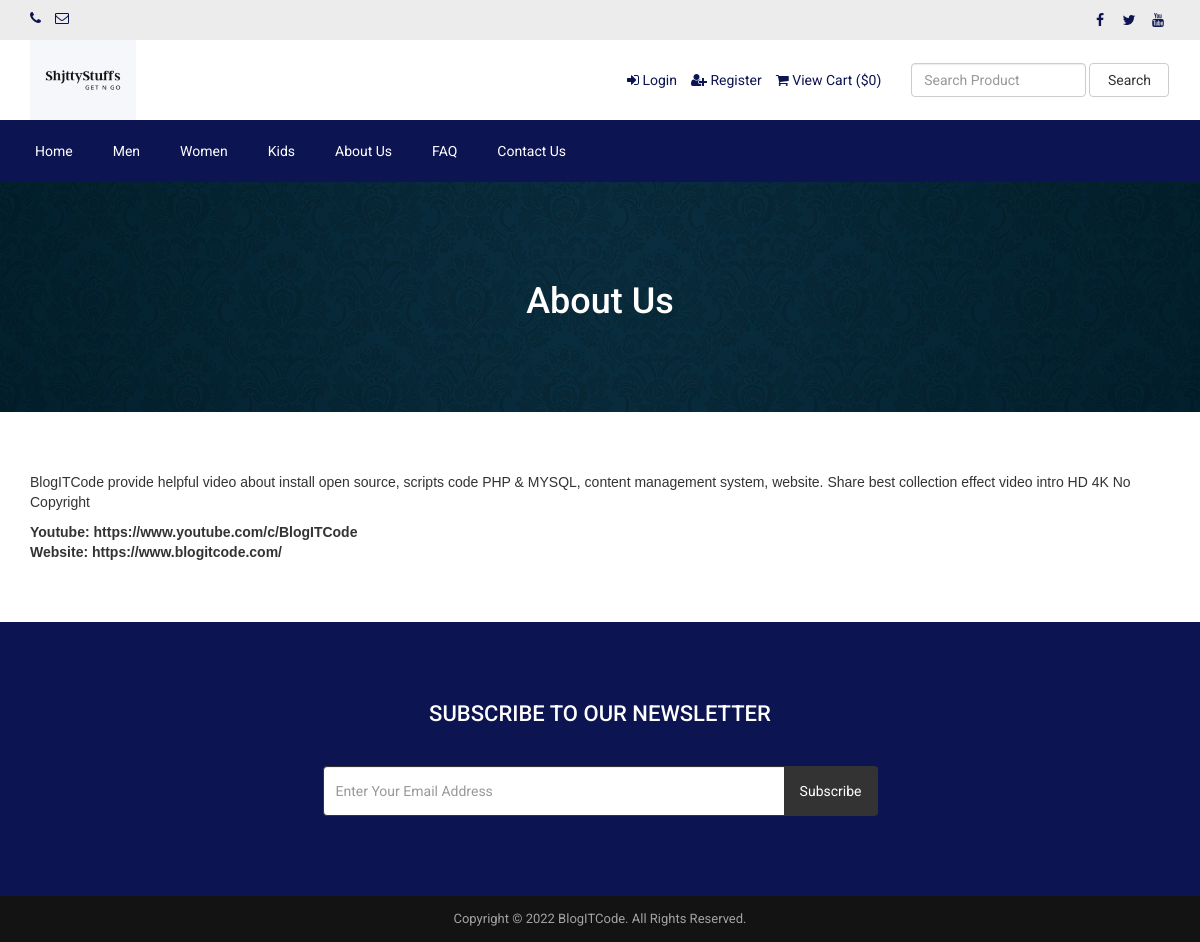
Screenshot of /about.php (signed in) with the database file from the repository.
### tables this page shows
CREATE TABLE `tbl_social` (
  `social_id` int NOT NULL,
  `social_name` varchar(30) NOT NULL,
  `social_url` varchar(255) NOT NULL,
  `social_icon` varchar(30) NOT NULL
);

CREATE TABLE `tbl_top_category` (
  `tcat_id` int NOT NULL,
  `tcat_name` varchar(255) NOT NULL,
  `show_on_menu` int NOT NULL
);

CREATE TABLE `tbl_page` (
  `id` int NOT NULL,
  `about_title` varchar(255) NOT NULL,
  `about_content` text NOT NULL,
  `about_banner` varchar(255) NOT NULL,
  `about_meta_title` varchar(255) NOT NULL,
  `about_meta_keyword` text NOT NULL,
  `about_meta_description` text NOT NULL,
  `faq_title` varchar(255) NOT NULL,
  `faq_banner` varchar(255) NOT NULL,
  `faq_meta_title` varchar(255) NOT NULL,
  `faq_meta_keyword` text NOT NULL,
  `faq_meta_description` text NOT NULL,
  `blog_title` varchar(255) NOT NULL,
  `blog_banner` varchar(255) NOT NULL,
  `blog_meta_title` varchar(255) NOT NULL,
  `blog_meta_keyword` text NOT NULL,
  `blog_meta_description` text NOT NULL,
  `contact_title` varchar(255) NOT NULL,
  `contact_banner` varchar(255) NOT NULL,
  `contact_meta_title` varchar(255) NOT NULL,
  `contact_meta_keyword` text NOT NULL,
  `contact_meta_description` text NOT NULL,
  `pgallery_title` varchar(255) NOT NULL,
  `pgallery_banner` varchar(255) NOT NULL,
  `pgallery_meta_title` varchar(255) NOT NULL,
  `pgallery_meta_keyword` text NOT NULL,
  `pgallery_meta_description` text NOT NULL,
  `vgallery_title` varchar(255) NOT NULL,
  `vgallery_banner` varchar(255) NOT NULL,
  `vgallery_meta_title` varchar(255) NOT NULL,
  `vgallery_meta_keyword` text NOT NULL,
  `vgallery_meta_description` text NOT NULL
);

CREATE TABLE `tbl_settings` (
  `id` int NOT NULL,
  `logo` varchar(255) NOT NULL,
  `favicon` varchar(255) NOT NULL,
  `footer_about` text NOT NULL,
  `footer_copyright` text NOT NULL,
  `contact_address` text NOT NULL,
  `contact_email` varchar(255) NOT NULL,
  `contact_phone` varchar(255) NOT NULL,
  `contact_fax` varchar(255) NOT NULL,
  `contact_map_iframe` text NOT NULL,
  `receive_email` varchar(255) NOT NULL,
  `receive_email_subject` varchar(255) NOT NULL,
  `receive_email_thank_you_message` text NOT NULL,
  `forget_password_message` text NOT NULL,
  `total_recent_post_footer` int NOT NULL,
  `total_popular_post_footer` int NOT NULL,
  `total_recent_post_sidebar` int NOT NULL,
  `total_popular_post_sidebar` int NOT NULL,
  `total_featured_product_home` int NOT NULL,
  `total_latest_product_home` int NOT NULL,
  `total_popular_product_home` int NOT NULL,
  `meta_title_home` text NOT NULL,
  `meta_keyword_home` text NOT NULL,
  `meta_description_home` text NOT NULL,
  `banner_login` varchar(255) NOT NULL,
  `banner_registration` varchar(255) NOT NULL,
  `banner_forget_password` varchar(255) NOT NULL,
  `banner_reset_password` varchar(255) NOT NULL,
  `banner_search` varchar(255) NOT NULL,
  `banner_cart` varchar(255) NOT NULL,
  `banner_checkout` varchar(255) NOT NULL,
  `banner_product_category` varchar(255) NOT NULL,
  `banner_blog` varchar(255) NOT NULL,
  `cta_title` varchar(255) NOT NULL,
  `cta_content` text NOT NULL,
  `cta_read_more_text` varchar(255) NOT NULL,
  `cta_read_more_url` varchar(255) NOT NULL,
  `cta_photo` varchar(255) NOT NULL,
  `featured_product_title` varchar(255) NOT NULL,
  `featured_product_subtitle` varchar(255) NOT NULL,
  `latest_product_title` varchar(255) NOT NULL,
  `latest_product_subtitle` varchar(255) NOT NULL,
  `popular_product_title` varchar(255) NOT NULL,
  `popular_product_subtitle` varchar(255) NOT NULL,
  `testimonial_title` varchar(255) NOT NULL,
  `testimonial_subtitle` varchar(255) NOT NULL,
  `testimonial_photo` varchar(255) NOT NULL,
  `blog_title` varchar(255) NOT NULL,
  `blog_subtitle` varchar(255) NOT NULL,
  `newsletter_text` text NOT NULL,
  `paypal_email` varchar(255) NOT NULL,
  `stripe_public_key` varchar(255) NOT NULL,
  `stripe_secret_key` varchar(255) NOT NULL,
  `bank_detail` text NOT NULL,
  `before_head` text NOT NULL,
  `after_body` text NOT NULL,
  `before_body` text NOT NULL,
  `home_service_on_off` int NOT NULL,
  `home_welcome_on_off` int NOT NULL,
  `home_featured_product_on_off` int NOT NULL,
  `home_latest_product_on_off` int NOT NULL,
  `home_popular_product_on_off` int NOT NULL,
  `home_testimonial_on_off` int NOT NULL,
  `home_blog_on_off` int NOT NULL,
  `newsletter_on_off` int NOT NULL,
  `ads_above_welcome_on_off` int NOT NULL,
  `ads_above_featured_product_on_off` int NOT NULL,
  `ads_above_latest_product_on_off` int NOT NULL,
  `ads_above_popular_product_on_off` int NOT NULL,
  `ads_above_testimonial_on_off` int NOT NULL,
  `ads_category_sidebar_on_off` int NOT NULL
);

### about.php (the view)
<?php require_once('header.php'); ?>
<?php
$statement = $pdo->prepare("SELECT * FROM tbl_page WHERE id=1");
$statement->execute();
$result = $statement->fetchAll(PDO::FETCH_ASSOC);
foreach ($result as $row) {
   $about_title = $row['about_title'];
    $about_content = $row['about_content'];
    $about_banner = $row['about_banner'];
}
?>
<div class="page-banner" style="background-image: url(assets/uploads/<?php echo $about_banner; ?>);">
    <div class="inner">
        <h1><?php echo $about_title; ?></h1>
    </div>
</div>
<div class="page">
    <div class="container">
        <div class="row">
            <div class="col-md-12">
                <p>
                    <?php echo $about_content; ?>
                </p>
            </div>
        </div>
    </div>
</div>
<?php require_once('footer.php'); ?>

### header.php (shortened to what this page needs)
<?php
include("admin/inc/config.php");
$statement = $pdo->prepare("SELECT * FROM tbl_settings WHERE id=1");
$statement->execute();
$result = $statement->fetchAll(PDO::FETCH_ASSOC);
foreach ($result as $row)
{
	$contact_email = $row['contact_email'];
	$contact_phone = $row['contact_phone'];
}
?>
<!DOCTYPE html>
<html lang="en">
<head>
	<link rel="stylesheet" href="assets/css/bootstrap.min.css">
	<link rel="stylesheet" href="assets/css/font-awesome.min.css">
	<link rel="stylesheet" href="assets/css/owl.carousel.min.css">
	<link rel="stylesheet" href="assets/css/owl.theme.default.min.css">
	<link rel="stylesheet" href="assets/css/jquery.bxslider.min.css">
    <link rel="stylesheet" href="assets/css/magnific-popup.css">
    <link rel="stylesheet" href="assets/css/rating.css">
	<link rel="stylesheet" href="assets/css/spacing.css">
	<link rel="stylesheet" href="assets/css/bootstrap-touch-slider.css">
	<link rel="stylesheet" href="assets/css/animate.min.css">
	<link rel="stylesheet" href="assets/css/tree-menu.css">
	<link rel="stylesheet" href="assets/css/select2.min.css">
	<link rel="stylesheet" href="assets/css/main.css">
	<link rel="stylesheet" href="assets/css/responsive.css">
	<?php
	$statement = $pdo->prepare("SELECT * FROM tbl_page WHERE id=1");
	$statement->execute();
	$result = $statement->fetchAll(PDO::FETCH_ASSOC);
		?>
</head>
<body>
<div class="top">
	<div class="container">
		<div class="row">
			<div class="col-md-6 col-sm-6 col-xs-12">
				<div class="left">
					<ul>
						<li><i class="fa fa-phone"></i> <?php echo $contact_phone; ?></li>
						<li><i class="fa fa-envelope-o"></i> <?php echo $contact_email; ?></li>
					</ul>
				</div>
			</div>
			<div class="col-md-6 col-sm-6 col-xs-12">
				<div class="right">
					<ul>
						<?php
						$statement = $pdo->prepare("SELECT * FROM tbl_social");
						$statement->execute();
						$result = $statement->fetchAll(PDO::FETCH_ASSOC);
						foreach ($result as $row) {
							?>
							<?php if($row['social_url'] != ''): ?>
							<li><a href="<?php echo $row['social_url']; ?>"><i class="<?php echo $row['social_icon']; ?>"></i></a></li>
							<?php endif; ?>
							<?php
						}
						?>
					</ul>
				</div>
			</div>
		</div>
	</div>
</div>
<div class="header">
	<div class="container">
		<div class="row inner">
			<div class="col-md-4 logo">
				<a href="index.php"><img src="assets/uploads/logo.png" alt="logo image"></a>
			</div>
			<div class="col-md-5 right">
				<ul>
					<?php
					if(isset($_SESSION['customer'])) {
						?>
						<li><i class="fa fa-user"></i> <?php echo LANG_VALUE_13; ?> <?php echo $_SESSION['customer']['cust_name']; ?></li>
						<li><a href="dashboard.php"><i class="fa fa-home"></i> <?php echo LANG_VALUE_89; ?></a></li>
						<?php
					} else {
						?>
						<li><a href="login.php"><i class="fa fa-sign-in"></i> <?php echo LANG_VALUE_9; ?></a></li>
						<li><a href="registration.php"><i class="fa fa-user-plus"></i> <?php echo LANG_VALUE_15; ?></a></li>
						<?php
					}
					?>
					<li><a href="cart.php"><i class="fa fa-shopping-cart"></i> <?php echo LANG_VALUE_19; ?> (<?php echo LANG_VALUE_1; ?><?php
					if(isset($_SESSION['cart_p_id'])) {
						$table_total_price = 0;
						$i=0;
	                    foreach($_SESSION['cart_p_qty'] as $key => $value)
	                    {
	                        $i++;
	                        $arr_cart_p_qty[$i] = $value;
	                    }                    $i=0;
	                    foreach($_SESSION['cart_p_current_price'] as $key => $value)
	                    {
	                        $i++;
	                        $arr_cart_p_current_price[$i] = $value;
	                    }
	                    for($i=1;$i<=count($arr_cart_p_qty);$i++) {
	                    	$row_total_price = $arr_cart_p_current_price[$i]*$arr_cart_p_qty[$i];
	                        $table_total_price = $table_total_price + $row_total_price;
	                    }
						echo formatMoneyVND($table_total_price);
					} else {
						echo '0';
					}
					?>)</a></li>
				</ul>
			</div>
			<div class="col-md-3 search-area">
				<form class="navbar-form navbar-left" role="search" action="search-result.php" method="get">
					<div class="form-group">
						<input type="text" class="form-control search-top" placeholder="<?php echo LANG_VALUE_2; ?>" name="search_text">
					</div>
					<button type="submit" class="btn btn-default"><?php echo LANG_VALUE_3; ?></button>
				</form>
			</div>
		</div>
	</div>
</div>
<div class="nav">
	<div class="container">
		<div class="row">
			<div class="col-md-12 pl_0 pr_0">
				<div class="menu-container">
					<div class="menu">
						<ul>
							<li><a href="index.php">Home</a></li>
							<?php
							$statement = $pdo->prepare("SELECT * FROM tbl_top_category WHERE show_on_menu=1");
							$statement->execute();
							$result = $statement->fetchAll(PDO::FETCH_ASSOC);
							foreach ($result as $row) {
								?>
								<li><a href="product-category.php?id=<?php echo $row['tcat_id']; ?>&type=top-category"><?php echo $row['tcat_name']; ?></a>
								</li>
								<?php
							}
							?>
							<?php
							$statement = $pdo->prepare("SELECT * FROM tbl_page WHERE id=1");
							$statement->execute();
							$result = $statement->fetchAll(PDO::FETCH_ASSOC);
							foreach ($result as $row) {
								$about_title = $row['about_title'];
								$faq_title = $row['faq_title'];
								$contact_title = $row['contact_title'];
							}
							?>
							<li><a href="about.php"><?php echo $about_title; ?></a></li>
							<li><a href="faq.php"><?php echo $faq_title; ?></a></li>
							<li><a href="contact.php"><?php echo $contact_title; ?></a></li>
						</ul>
					</div>
				</div>
			</div>
		</div>
	</div>
</div>

### footer.php (shortened to what this page needs)
<?php
$statement = $pdo->prepare("SELECT * FROM tbl_settings WHERE id=1");
$statement->execute();
$result = $statement->fetchAll(PDO::FETCH_ASSOC);
foreach ($result as $row)
{
	$footer_copyright = $row['footer_copyright'];
    $newsletter_on_off = $row['newsletter_on_off'];
}
?>
<?php if($newsletter_on_off == 1): ?>
<section class="home-newsletter">
	<div class="container">
		<div class="row">
			<div class="col-md-6 col-md-offset-3">
				<div class="single">
				<form action="" method="post">
					<h2><?php echo LANG_VALUE_93; ?></h2>
					<div class="input-group">
			        	<input type="email" class="form-control" placeholder="<?php echo LANG_VALUE_95; ?>" name="email_subscribe">
			         	<span class="input-group-btn">
			         	<button class="btn btn-theme" type="submit" name="form_subscribe"><?php echo LANG_VALUE_92; ?></button>
			         	</span>
			        </div>
				</div>
			</div>
		</div>
	</div>
</section>
<?php endif; ?>
<div class="footer-bottom">
	<div class="container">
		<div class="row">
			<div class="col-md-12 copyright">
				<?php echo $footer_copyright; ?>
			</div>
		</div>
	</div>
</div>
</body>
</html>

### assets/css/main.css (style rules this page uses)
* { margin: 0; padding: 0; }
body { font-family: 'Roboto', sans-serif; font-size: 14px; }
h1, h2, h3, h4, h5, h6 { font-family: 'Roboto', sans-serif; }
a { text-decoration: none; }
.top { width: 100%; height: 40px; background: #ececec; }
.top .left { float: left; }
.top .left ul { padding-top: 8px; }
.top .left ul li { list-style-type: none; float: left; margin-right: 14px; color: #0d1452; }
.top .left ul li i { color: #0d1452; }
.top .right { float: right; }
.top .right ul { padding-top: 8px; }
.top .right ul li { list-style-type: none; float: left; margin-left: 5px; }
.top .right ul li a { color: #0d1452; width: 24px; height: 24px; line-height: 24px; text-align: center; border-radius: 50%; display: block; transition: all 0.4s ease; }
.header { width: 100%; height: auto; background: #fff; }
.header .inner { height: auto; display: table; }
.header .logo { float: none; display: table-cell; vertical-align: middle; }
.header .logo img { max-width: 100%; height: 80px; }
.header .navbar-form .form-control { width: 300px; }
.header .search-area { float: none; display: table-cell; vertical-align: middle; }
.header .search-area .form-group { width: calc(100% - 84px); }
.header .search-area button { width: 80px; }
.header .search-area form { width: 100%; }
.header .right { float: none; display: table-cell; vertical-align: middle; padding-right: 0; }
.header .right ul { float: right; margin-bottom: 0; }
.header .right ul li { list-style-type: none; float: left; margin-left: 14px; color: #0d1452; }
.header .right ul li a { color: #0d1452; }
.header .navbar-form .search-top { width: 100%; }
.nav { background: #0d1452; }
.menu-container { width: 100%; margin: 0 auto; background: #0d1452; }
.menu-dropdown-icon:before { content: "\f067"; font-family: "FontAwesome"; display: none; cursor: pointer; float: right; padding: 1.5em 2em; background: #fff; color: #333; }
.menu > ul { margin: 0 auto; width: 100%; list-style: none; padding: 0; position: relative; box-sizing: border-box; }
.menu > ul:before, .menu > ul:after { content: ""; display: table; }
.menu > ul:after { clear: both; }
.menu > ul > li { float: left; padding: 0; margin: 0; }
.menu > ul > li a { text-decoration: none; padding: 1.5em 20px; display: block; color: #fff; }
.footer-bottom { width: 100%; height: auto; background: #141314; padding: 14px 0; }
.footer-bottom .copyright { font-size: 13px; color: #a3a3a3; text-align: center; }
.page-banner { width: 100%; height: auto; background-repeat: no-repeat; background-position: center center; -webkit-background-size: cover; background-size: cover; position: relative; padding-top: 80px; padding-bottom: 80px; overflow: hidden; }
.page-banner h1 { color: #fff; text-align: center; z-index: 999; position: relative; }
.page { width: 100%; height: auto; padding-top: 50px; padding-bottom: 50px; }
.home-newsletter { padding: 80px 0; background: #0d1452; }
.home-newsletter .single { max-width: 650px; margin: 0 auto; text-align: center; position: relative; z-index: 2; }
.home-newsletter .single h2 { font-size: 22px; color: white; text-transform: uppercase; margin-bottom: 40px; margin-top: 0; }
.home-newsletter .single .form-control { height: 50px; border-color: #333; outline: none; }
.home-newsletter .single .btn { min-height: 50px; background: #333; color: #fff; padding-left: 15px; padding-right: 15px; }

### assets/css/responsive.css (style rules this page uses)
@media only screen and (min-width: 992px) { .header .inner { width: 100%; } }
@media only screen and (min-width: 992px) { .header .search-area { padding-right: 0; } }
@media only screen and (min-width: 992px) { .header .search-area form { padding-right: 0; } }
@media only screen and (min-width: 992px) { .header .container { padding-right: 0; } }

### rows the page displays
tbl_top_category: tcat_name "Men"
tbl_top_category: tcat_name "Women"
tbl_top_category: tcat_name "Kids"
tbl_page: about_title "About Us", faq_title "FAQ", contact_title "Contact Us", about_banner (picture), about_content "BlogITCode provide helpful video about install open source, scripts code PHP & MYSQL, content management system, website. Share best collection effect video intro HD 4K No Copyright Youtube: https://www.youtube.com/c/BlogITCode Website: https://www.blogitcode.com/"
tbl_settings: footer_copyright "Copyright © 2022 BlogITCode. All Rights Reserved."

### other values shown
LANG_VALUE_9 "Login"
LANG_VALUE_15 "Register"
LANG_VALUE_19 "View Cart"
LANG_VALUE_1 "$"
LANG_VALUE_3 "Search"
LANG_VALUE_93 "SUBSCRIBE TO OUR NEWSLETTER"
LANG_VALUE_92 "Subscribe"
